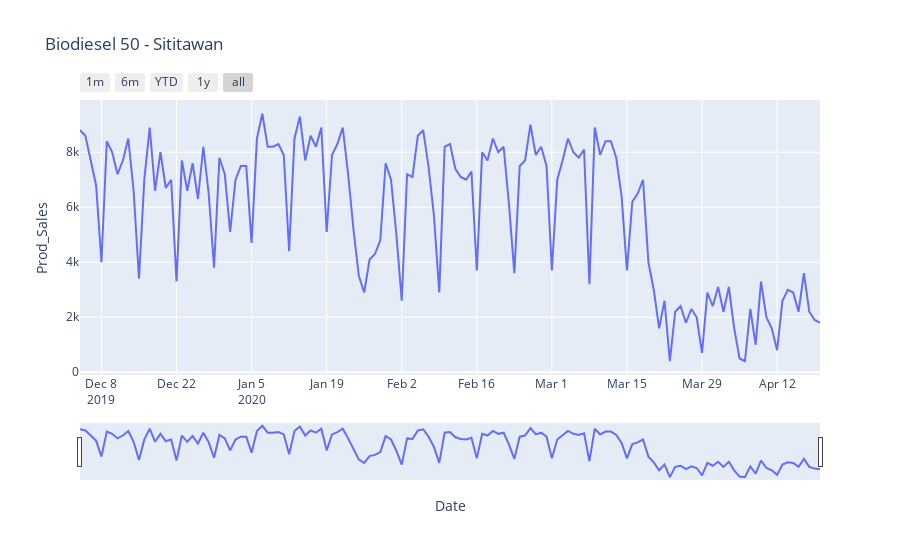

The notebook cell this image was saved under:
### Code cell
temp_df = temp_df.reset_index()

fig = px.line(temp_df, x='Date', y='Prod_Sales', title='Biodiesel 50 - Sititawan')

fig.update_xaxes(
    rangeslider_visible=True,
    rangeselector=dict(
        buttons=list([
            dict(count=1, label="1m", step="month", stepmode="backward"),
            dict(count=6, label="6m", step="month", stepmode="backward"),
            dict(count=1, label="YTD", step="year", stepmode="todate"),
            dict(count=1, label="1y", step="year", stepmode="backward"),
            dict(step="all")
        ])
    )
)
fig.show()

# temp_df = temp_df.set_index('Date')

### Figure 1 — Plotly figure (JSON) as saved in the notebook; plotly's stock layout.template omitted (floating-point values rounded to 4 significant figures; data arrays with more than 128 entries replaced by an {"elided": "..."} marker saying what was removed)
{"data": [{"hovertemplate": "Date=%{x}<br>Prod_Sales=%{y}<extra></extra>", "legendgroup": "", "line": {"color": "#636efa", "dash": "solid"}, "mode": "lines", "name": "", "orientation": "v", "showlegend": false, "type": "scatter", "x": {"elided": "139 str values"}, "xaxis": "x", "y": {"elided": "139 int values"}, "yaxis": "y"}], "layout": {"legend": {"tracegroupgap": 0}, "title": {"text": "Biodiesel 50 - Sititawan"}, "xaxis": {"anchor": "y", "domain": [0, 1], "rangeselector": {"buttons": [{"count": 1, "label": "1m", "step": "month", "stepmode": "backward"}, {"count": 6, "label": "6m", "step": "month", "stepmode": "backward"}, {"count": 1, "label": "YTD", "step": "year", "stepmode": "todate"}, {"count": 1, "label": "1y", "step": "year", "stepmode": "backward"}, {"step": "all"}]}, "rangeslider": {"visible": true}, "title": {"text": "Date"}}, "yaxis": {"anchor": "x", "domain": [0, 1], "title": {"text": "Prod_Sales"}}}}
